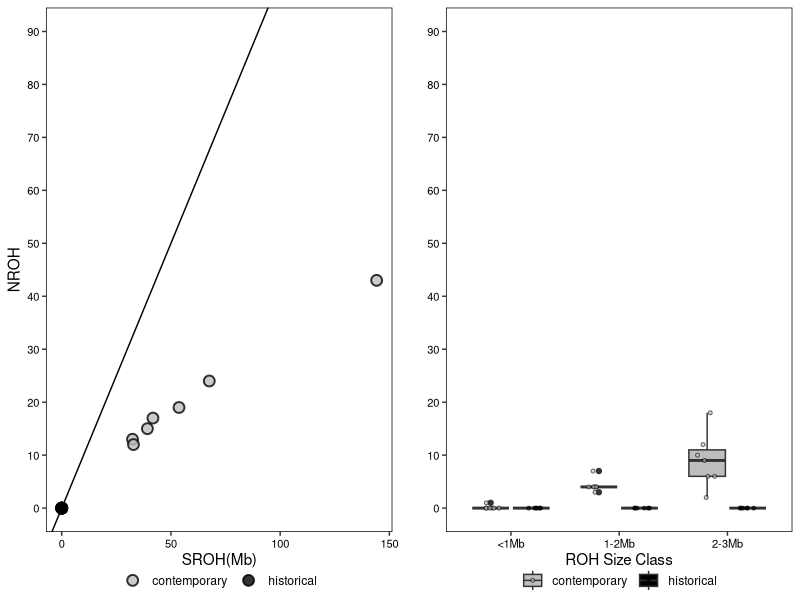

Write the R code that produced this figure.
## ---- chunk 1
knitr::opts_chunk$set(echo = TRUE)
library(ggplot2)
library(dplyr)
library(tidyr)
library(ggpubr)
## ---- chunk 2
setwd("/Users/abc6435/Desktop/KROH/data/roh")
data <- read.table("KIWA_roh_sum_0.5MB.txt", header=TRUE, sep = " ")
data$sample <- rownames(data)
rownames(data) <- NULL
data[1:7,1] <- "contemporary"
data[8:13,1] <- "historical"

A <- data[,c(1, 16, 2:3)]
colnames(A) <- c("pop", "sample", "nroh", "sroh")
A$class <- "<1Mb"

B <- data[,c(1, 16, 4:5)]
colnames(B) <- c("pop", "sample", "nroh", "sroh")
B$class <- "1-2Mb"

C <- data[,c(1, 16, 6:7)]
colnames(C) <- c("pop", "sample", "nroh", "sroh")
C$class <- "2-3Mb"

D <- data[,c(1, 16, 8:9)]
colnames(D) <- c("pop", "sample", "nroh", "sroh")
D$class <- "3-4Mb"

E <- data[,c(1, 16, 10:11)]
colnames(E) <- c("pop", "sample", "nroh", "sroh")
E$class <- "4-5Mb"

F <- data[,c(1, 16, 12:13)]
colnames(F) <- c("pop", "sample", "nroh", "sroh")
F$class <- ">5Mb"

data_t <- rbind(A,B,C)

T <- data[,c(1, 16, 14:15)]
colnames(T) <- c("pop", "sample", "nroh", "sroh")
## ---- chunk 3
leg <- c("contemporary" = "gray","historical" = "black")

nroh_sroh <- ggplot(T, aes(x=sroh/(1e6), y=nroh)) + 
  geom_point(shape = 21, size = 3, alpha = 0.8,
             colour = "black", stroke = 1, aes(fill=pop)) +
  scale_fill_manual(values=alpha(leg, 1.0)) +
  xlab("SROH(Mb)") + 
  ylab("NROH") +
  scale_y_continuous(breaks = seq(0, 90, 10), limits = c(0,90)) +
  geom_abline(slope=1, intercept = 0) +
  theme(
    axis.text.x = element_text(size=8, color="black"),
    axis.text.y = element_text(size=8, color="black"),
    panel.background = element_blank(), 
    panel.grid.major = element_blank(), 
    panel.grid.minor = element_blank(),
    panel.border = element_rect(color = "black", fill=NA), 
    legend.key = element_blank(),
    legend.title = element_blank(),
    legend.position = "bottom",
    legend.margin = margin(0,0,0,0),
    legend.box.spacing = unit(0, "pt"))

roh_class <- ggplot(data_t, aes(x=class, y=nroh)) + 
  geom_boxplot(aes(fill=pop)) + 
  geom_jitter(position = position_jitterdodge(jitter.width=0.2),
              pch=21, size=1, stroke=0.5, alpha=0.6, aes(fill=pop)) +
  scale_fill_manual(values=leg) +
  xlab("ROH Size Class") + 
  ylab("") +
  scale_y_continuous(breaks = seq(0, 90, 10), limits = c(0,90)) +
  theme(
    axis.text.x = element_text(size=8, color="black"),
    axis.text.y = element_text(size=8, color="black"),
    panel.background = element_blank(), 
    panel.grid.major = element_blank(), 
    panel.grid.minor = element_blank(),
    panel.border = element_rect(color = "black", fill=NA), 
    legend.key = element_blank(),
    legend.title = element_blank(),
    legend.position = "bottom",
    legend.margin = margin(0,0,0,0),
    legend.box.spacing = unit(0, "pt"))
## ---- chunk 4
roh_figure <- ggarrange(nroh_sroh, roh_class, nrow=1, ncol=2)
ggsave("roh.png", plot=roh_figure, path ="/Users/abc6435/Desktop",
       width = 5, height = 2.5, units = "in", dpi = 300)
